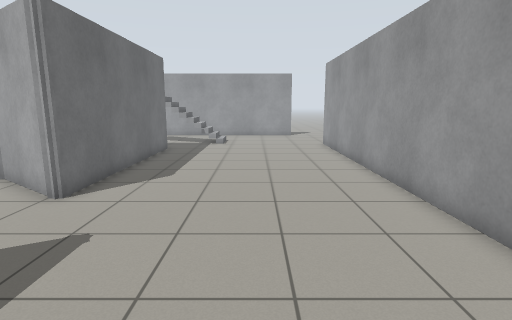
View 1 (above)

23 first-person views from a walk through a Gazebo world. The camera is 1.2 m above the floor, tilts 10° down and sees 80° across. The floor is counted in squares, 0.5 m on a side. Each view is taken from the middle of a square. On the plan, view 1 faces up. The plan holds only what a view shows up to about 18 squares ahead; the rest is blank. The place goes on beyond the plan.

View 2
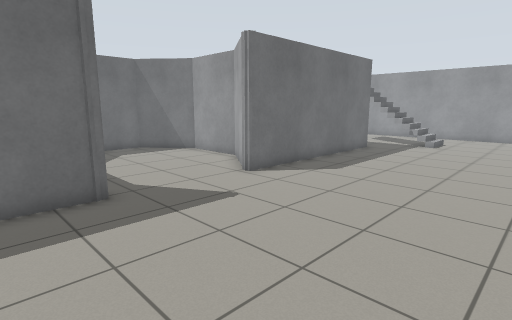

View 3
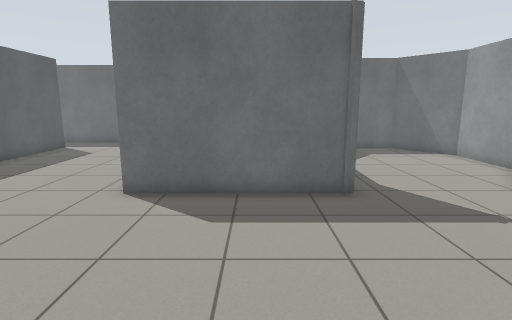

View 4
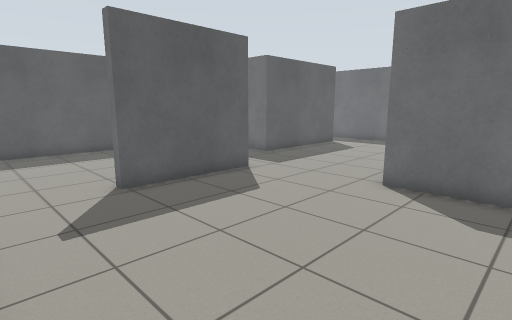

View 5
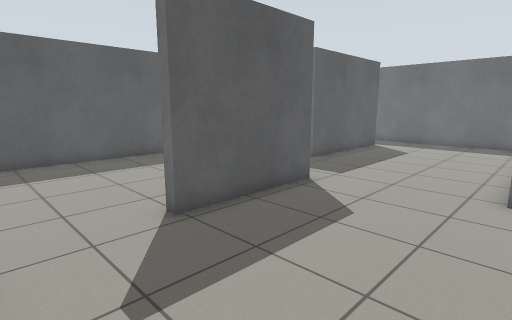

View 6
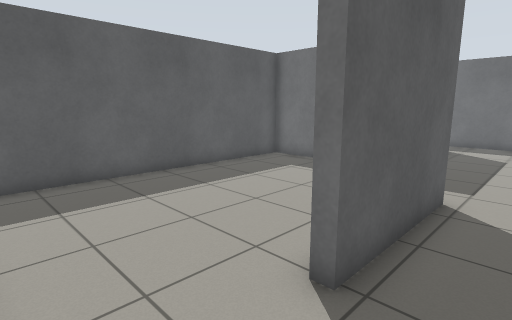

View 7
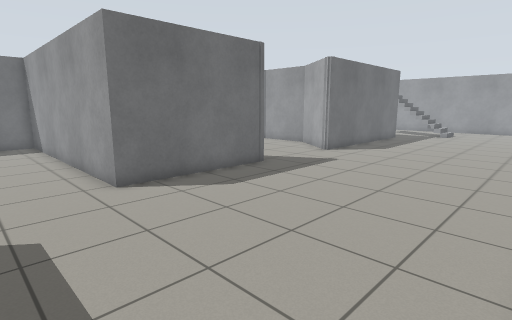

View 8
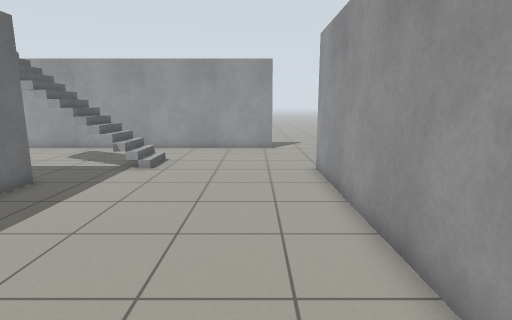

View 9
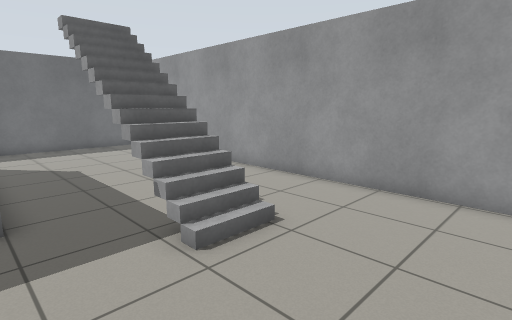

View 10
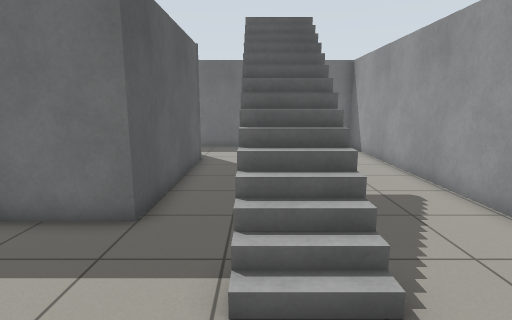

View 11
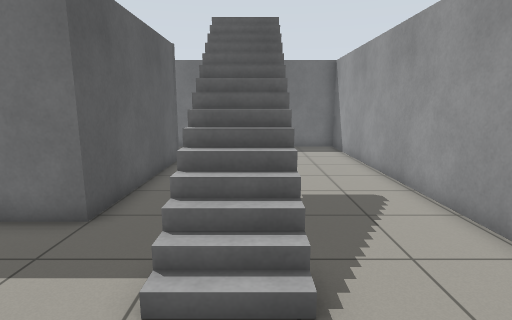

View 12
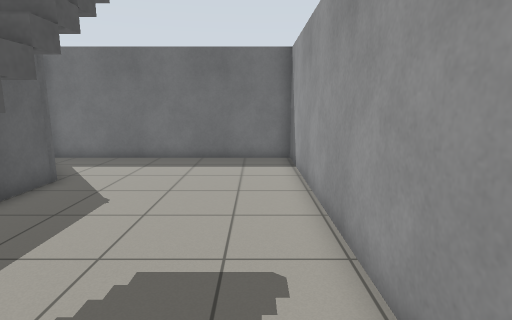

View 13
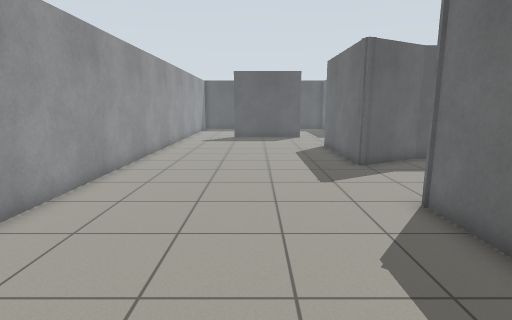

View 14
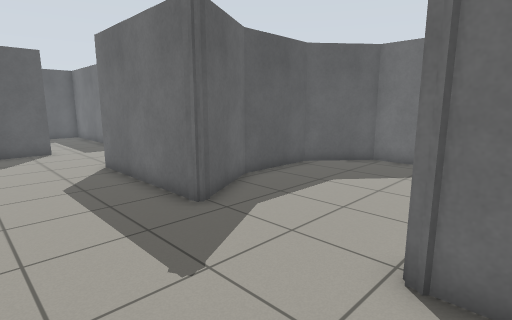

View 15
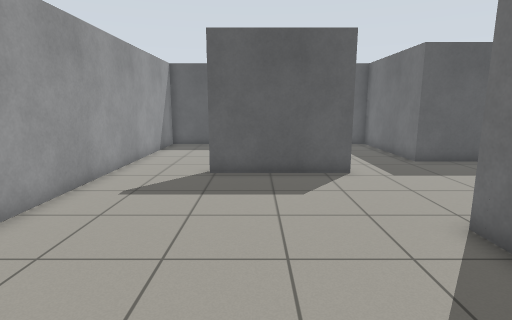

View 16
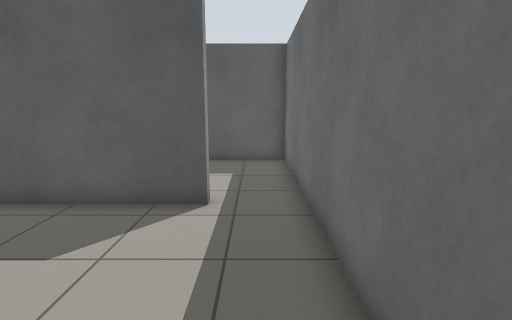

View 17
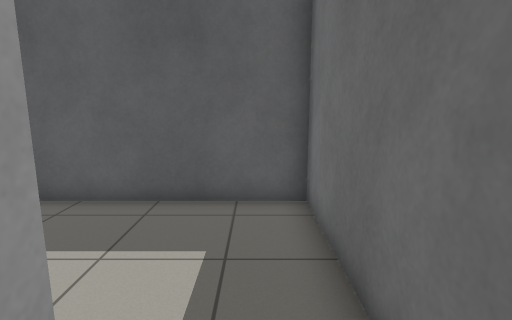

View 18
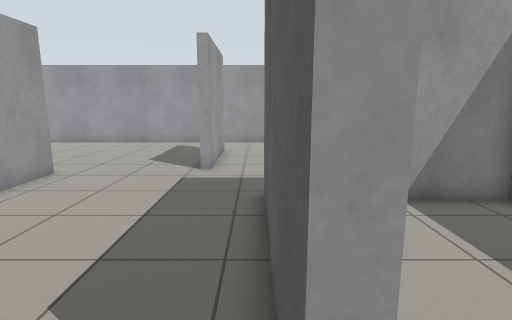

View 19
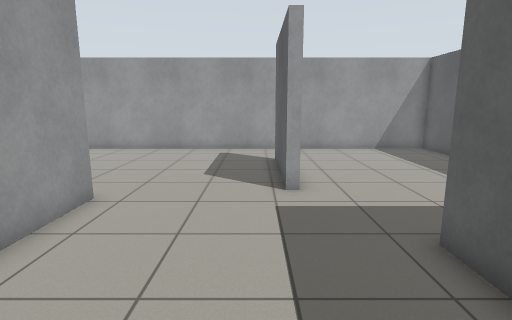

View 20
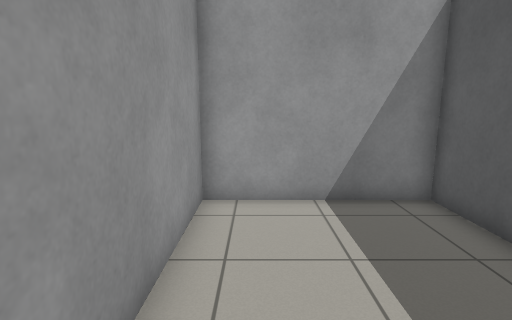

View 21
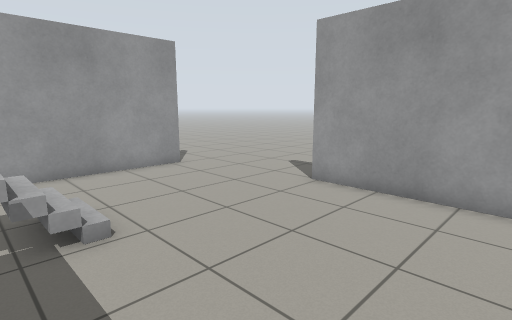

View 22
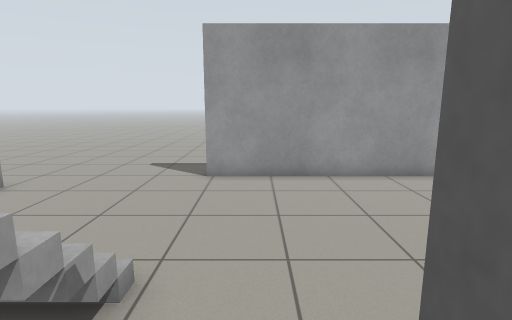

View 23
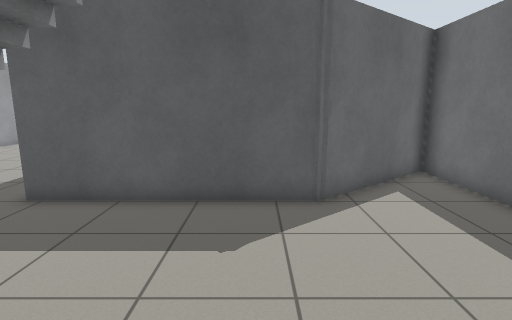

### Floor plan
Points are (right, up) in squares from view 1. A wall is a line through its corners. A room is listed if a view was taken in it or the views show most of it. See-through windows are left out.
Room 1 (views 1, 2, 3, 4, 5, 6, 7, 8, 9, 10, 11, 12, 13, 14, 15, 16, 17, 18, 19, 21, 22, 23)
walls: (-5, 8.1) (-5.2, 7.8) (-5.4, 7.8) (-8.4, 9.9) (-11.9, 9.9) (-14.4, 7.8) (-14.4, 3.1) (-12, 1.1) (-8.3, 1.1) (-5.1, 2.9); (-5.1, 2.7) (-5.1, -3.7) (-17.3, -3.7) (-17.3, -11.6); (-5.6, 2.7) (-5.3, 2.7) (-5.1, 2.3); (-16.2, 14.6) (-12.7, 17.5) (-5.1, 17.5) (-5.1, 7.8); (-4.4, -9.3) (-4.4, -8.9) (0.7, -8.9); (4.3, -8.5) (4.3, 19.8); (3, 25.6) (-17.3, 25.6) (-17.3, 13.7); (-14.8, -11.6) (-14.8, -11.2) (-8, -11.2)
ways out: opening at (-15.5, -11) to room 2; opening at (-6, -10.7) to room 3; opening at (2.5, -9) to room 3; opening at (4.5, 26)
objects: stairs (-8, 20)
Room 2 (view 20)
walls: (-17.3, -11.6) (-17.3, -17.5) (-8.4, -17.5) (-8.4, -11.6) (-14.8, -11.6)
ways out: opening at (-15.5, -11) to room 1
Room 3 (no view inside)
walls: (0.7, -8.9) (0.7, -9.3) (-4.4, -9.3); (-8, -11.2) (-8, -17.5) (4.3, -17.5) (4.3, -8.5)
ways out: opening at (-6, -10.7) to room 1; opening at (2.5, -9) to room 1

Where each view was taken, in squares from view 1:
view 1: 0 up, 0 right, facing up
view 2: 0 up, 3 right, facing up-left
view 3: 0 up, 3 right, facing left
view 4: 0 up, 4 right, facing down-left
view 5: 3 down, 4 right, facing down-left
view 6: 7 down, 4 right, facing down-left
view 7: 7 down, 4 right, facing up-left
view 8: 8 up, 2 right, facing up
view 9: 17 up, 2 right, facing up-left
view 10: 20 up, 1 right, facing left
view 11: 21 up, 1 right, facing left
view 12: 24 up, 3 left, facing left
view 13: 15 up, 1 left, facing down
view 14: 9 up, 1 left, facing down-left
view 15: 2 up, 1 left, facing down
view 16: 4 down, 16 left, facing down
view 17: 10 down, 16 left, facing down
view 18: 11 down, 16 left, facing right
view 19: 8 down, 13 left, facing right
view 20: 13 down, 16 left, facing right
view 21: 14 up, 4 left, facing up-right
view 22: 18 up, 6 left, facing right
view 23: 25 up, 11 left, facing down
